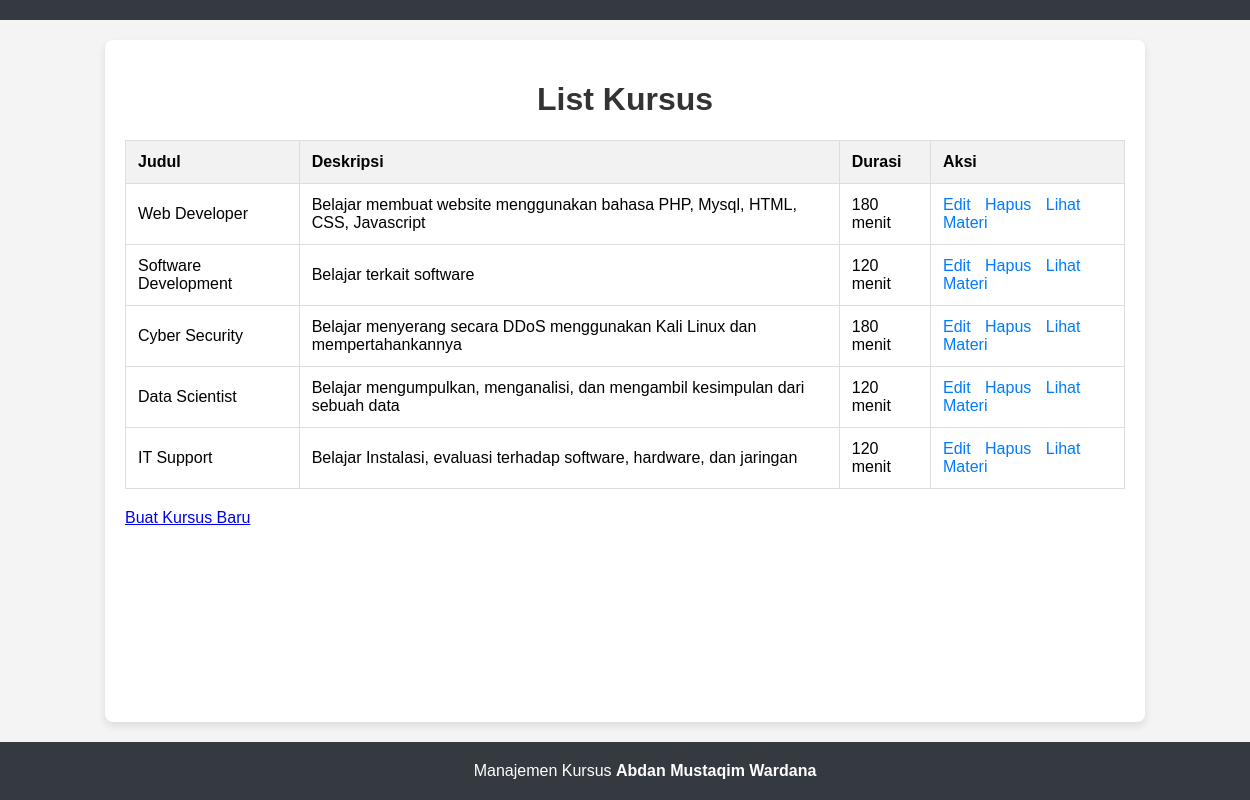
Screenshot of /courses/index.php with the database file from the repository.
### tables this page shows
CREATE TABLE `courses` (
  `id` int(11) NOT NULL,
  `title` varchar(255) DEFAULT NULL,
  `description` text NOT NULL,
  `duration` varchar(50) NOT NULL
);

### courses/index.php (the view, shortened to what this page needs)
<?php
include '../db/db.php';
$sql = "SELECT * FROM courses";
$result = $conn->query($sql);
?>
<!DOCTYPE html>
<html lang="en">
<head>
    <link rel="stylesheet" href="../css/style.css">
</head>
<body>
<div class="navbar"></div>
<div class="container">
    <h1>List Kursus</h1>
    <table>
        <tr>
            <th>Judul</th>
            <th>Deskripsi</th>
            <th>Durasi</th>
            <th>Aksi</th>
        </tr>
        <?php while ($row = $result->fetch_assoc()): ?>
            <tr>
                <td><?php echo $row['title']; ?></td>
                <td><?php echo $row['description']; ?></td>
                <td><?php echo $row['duration']; ?></td>
                <td class="actions">
                    <a href="edit_course.php?id=<?php echo $row['id']; ?>">Edit</a>
                    <a href="delete_course.php?id=<?php echo $row['id']; ?>">Hapus</a>
                    <a href="../materials/index.php?course_id=<?php echo $row['id']; ?>">Lihat Materi</a>
                </td>
            </tr>
        <?php endwhile; ?>
    </table>
    <a href="create_course.php">Buat Kursus Baru</a>
</div>
<div class="footer">
     Manajemen Kursus <b>Abdan Mustaqim Wardana</b>
</div>
</body>
</html>

### CSS/style.css (style rules this page uses)
body { font-family: Arial, sans-serif; background-color: #f4f4f4; margin: 0; padding: 0; }
.container { flex: 1; width: 80%; margin: 20px auto; background-color: #fff; padding: 20px; box-shadow: 0 4px 8px rgba(0, 0, 0, 0.1); border-radius: 8px; }
h1 { text-align: center; color: #333; }
table { width: 100%; border-collapse: collapse; margin-bottom: 20px; }
table, th, td { border: 1px solid #ddd; }
th, td { padding: 12px; text-align: left; }
th { background-color: #f2f2f2; }
.actions a { text-decoration: none; color: #007bff; margin-right: 10px; }
.navbar { background-color: #343a40; padding: 10px; color: white; text-align: center; font-size: 18px; }
.footer { background-color: #343a40; color: white; text-align: center; padding: 20px; width: 100%; }
body, html { height: 100%; margin: 0; padding: 0; display: flex; flex-direction: column; }

### rows the page displays
courses: title "Web Developer", description "Belajar membuat website menggunakan bahasa PHP, Mysql, HTML, CSS, Javascript", duration "180 menit"
courses: title "Software Development", description "Belajar terkait software", duration "120 menit"
courses: title "Cyber Security", description "Belajar menyerang secara DDoS menggunakan Kali Linux dan mempertahankannya", duration "180 menit"
courses: title "Data Scientist", description "Belajar mengumpulkan, menganalisi, dan mengambil kesimpulan dari sebuah data", duration "120 menit"
courses: title "IT Support", description "Belajar Instalasi, evaluasi terhadap software, hardware, dan jaringan", duration "120 menit"
